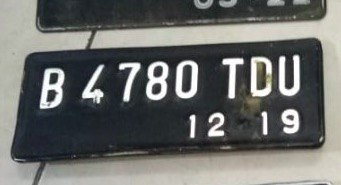
#> input picture plat-no.jpeg, 341 x 185 px
$ python tugas1-2.py
#> lines starting #> are read from the running program, lines starting #| are printed output that depends on the picture; after the words box and inside, x2 and y2 are one past the last pixel; in counts of white or black regions, pixels touching at a corner belong together
import cv2
import numpy as np
from matplotlib import pyplot as plt

plat = cv2.imread('plat-no.jpeg', cv2.IMREAD_GRAYSCALE)
#> plat: shape (185, 341); min 17, max 255, mean 108.2
th, plat_th = cv2.threshold(plat, 0, 255, cv2.THRESH_BINARY + cv2.THRESH_OTSU)
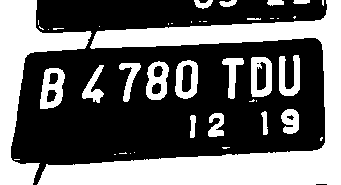
#> plat_th: shape (185, 341); 41.1% white; 42 white regions (23 under 20 px), largest, box (x1, y1, x2, y2) and area: (37, 0, 341, 185) 15078, (0, 0, 92, 185) 5672, (40, 68, 65, 109) 637
#> th = 120

plat_fld = plat_th.copy()
plat_fld_in = cv2.bitwise_not(plat_fld)
ply = cv2.dilate(plat_fld, np.ones((7,7)))
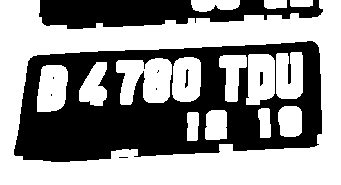
#> ply: shape (185, 341); 58.1% white; 9 black regions (5 under 20 px), largest, box (x1, y1, x2, y2) and area: (14, 41, 322, 162) 21014, (39, 0, 323, 29) 5306, (185, 69, 189, 88) 40, (260, 72, 263, 86) 39
ply = cv2.threshold(ply, 200, 255, cv2.THRESH_BINARY)[1]
kernel = np.ones((3,3),np.uint8)
ply1 = cv2.dilate(ply, kernel,iterations = 1)
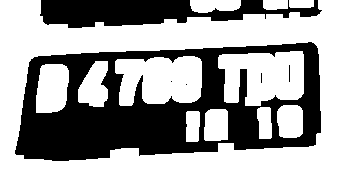
#> ply1: shape (185, 341); 63.2% white; 6 black regions (4 under 20 px)
contours, h = cv2.findContours(ply1, cv2.RETR_EXTERNAL, cv2.CHAIN_APPROX_NONE)
#> contours = 4 contours; box (x1, y1, x2, y2) and area: (0, 0, 341, 185) 56792, (190, 0, 241, 13) 500, (263, 0, 288, 10) 202, (289, 0, 314, 8) 165; h = [[1, -1, -1, -1], [2, 0, -1, -1], [3, 1, -1, -1], [-1, 2, -1, -1]]
for c in contours:
    x, y, w, h = cv2.boundingRect(c)
    rect = cv2.rectangle(plat_fld, (x,y), (x+w, y+h), (0,255,0),2)
    cropped = plat_fld[y:y+h, x:x+w]
#> this loop made 4 passes
#> (x, w, h) on passes 1 to 4: (289, 25, 8), (263, 25, 10), (190, 51, 13), (0, 341, 185)
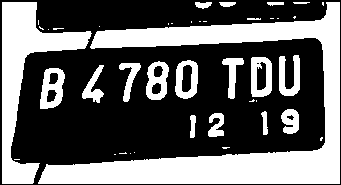
#> plat_fld: shape (185, 341); 39.4% white; 42 white regions (23 under 20 px), largest, box (x1, y1, x2, y2) and area: (38, 2, 340, 184) 14573, (2, 2, 92, 184) 5201, (40, 68, 65, 109) 637
cv2.imshow('good luck', cropped)
"""h, w = plat_th.shape[:2]
mask = np.zeros((h+2, w+2), np.uint8)
cv2.floodFill(plat_fld_in, mask, (0,0), 255)
plat_fore = plat_fld | plat_fld_in"""

cv2.imshow('Gambar Asli', plat)
cv2.imshow('Gambar Biner', plat_th)
cv2.imshow('Gambar Invert', plat_fld_in)
cv2.imshow('Hasil Proses', ply1)
#cv2.imshow('Gambar Floodfill', plat_fld)
#cv2.imshow('Foreground', plat_fore)
cv2.waitKey(0)

#> (the run stopped early here; a loop or call above may not have finished)
